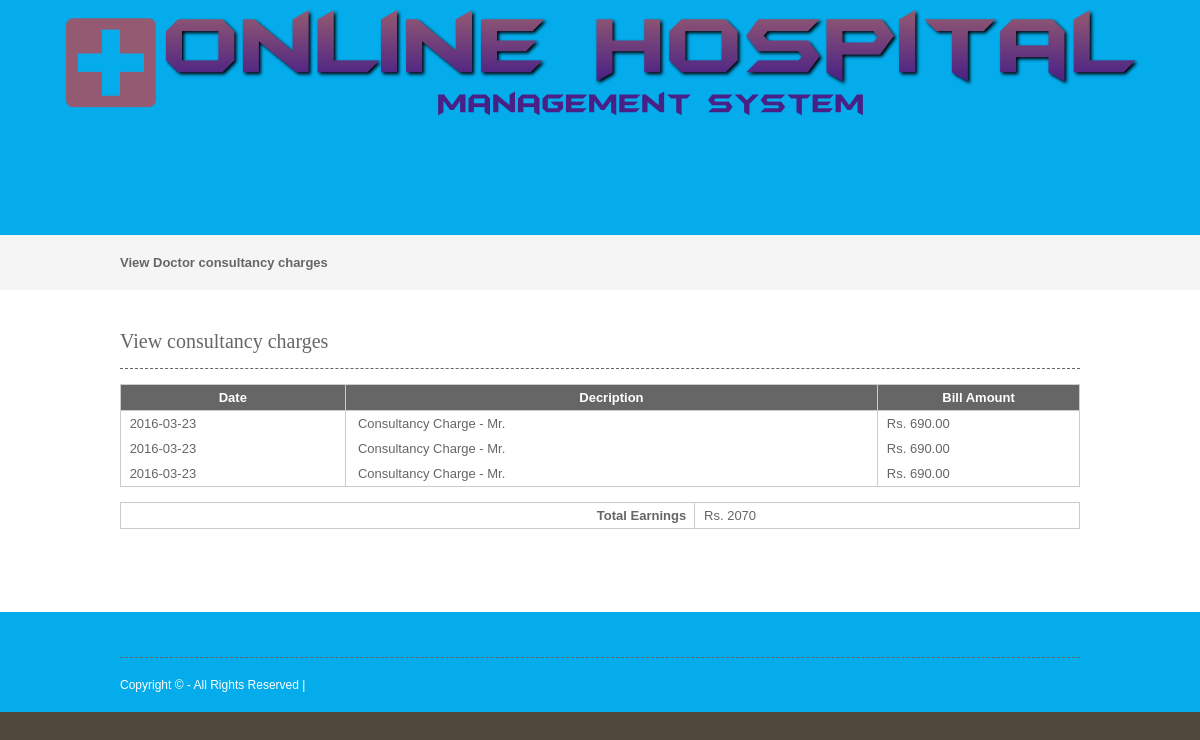
The page /php/viewdoctorconsultancycharge.php on the database its author committed.
### tables this page shows
CREATE TABLE IF NOT EXISTS `billing_records` (
  `billingservice_id` int(10) NOT NULL AUTO_INCREMENT,
  `billingid` int(10) NOT NULL,
  `bill_type_id` int(10) NOT NULL COMMENT 'id of service charge or treatment charge',
  `bill_type` varchar(250) NOT NULL,
  `bill_amount` float(10,2) NOT NULL,
  `bill_date` date NOT NULL,
  `status` varchar(10) NOT NULL,
  PRIMARY KEY (`billingservice_id`)
);

### php/viewdoctorconsultancycharge.php (the view, shortened to what this page needs)
<?php
include("headers.php");
include("dbconnection.php");
?>
<div class="wrapper col2">
  <div id="breadcrumb">
    <ul>
      <li class="first">View Doctor consultancy charges</li></ul>
  </div>
</div>
<div class="wrapper col4">
  <div id="container">
    <h1>View consultancy charges</h1>
    <form method="post" action="">
  	<table class="order-table">
      <thead>
       <tr>
          <th width="97" scope="col">Date</th>
          <th width="245" scope="col">Decription</th>
          <th width="86" scope="col">Bill Amount</th>
        </tr>
        </thead>
        <tbody>
         <?php
		$sql ="SELECT * FROM billing_records where bill_type='Consultancy Charge' AND bill_type_id='$_SESSION[doctorid]'";
		$qsql = mysqli_query($con,$sql);
		$billamt= 0;
		while($rs = mysqli_fetch_array($qsql))
		{
        echo "<tr>
          	<td>&nbsp;$rs[bill_date]</td>
		 	<td>&nbsp; $rs[bill_type]";
if($rs[bill_type] == "Consultancy Charge")
{
	$sqldoctor = "SELECT * FROM doctor WHERE doctorid='$rs[bill_type_id]'";
	$qsqldoctor = mysqli_query($con,$sqldoctor);
	$rsdoctor = mysqli_fetch_array($qsqldoctor);
		echo " - Mr.".$rsdoctor[doctorname];
}
	echo " </td><td>&nbsp;Rs. $rs[bill_amount]</td></tr>";
		$billamt = $billamt +  $rs[bill_amount];
		}
		?>
      </tbody>
    </table>
    <table width="557" border="3">
      <tbody>
		<tr>
		  <th scope="col"><div align="right">Total Earnings &nbsp; </div></th>
		  <td>&nbsp;Rs. <?php echo ($billamt + $taxamt)  - $rsbilling_records[discount] ; ?></td>
	    </tr>
      </tbody>
    </table>
    </form>
    <p>&nbsp;</p>
  </div>
</div>
<?php
include("footers.php");
?>

### layout/styles/layout.css (style rules this page uses)
html { overflow-y:scroll; }
body { margin:0; padding:0; font-size:13px; font-family:verdana, Arial, Helvetica, sans-serif; color:#FFFFFF; background-color:#4F473A; }
div.wrapper { display:block; width:100%; margin:0; text-align:left; }
.col2 { color:#666666; background-color:#F5F5F5; }
.col3, .col4 { color:#666666; background-color:#FFFFFF; }
#head, #gallery, #breadcrumb, #container, #footer { display:block; position:relative; width:960px; margin:0 auto; }
#breadcrumb { padding:20px 0; }
#breadcrumb ul { margin:0; padding:0; list-style:none; }
#breadcrumb ul li { display:inline; }
#breadcrumb ul li.first { font-weight:bold; }
#container { padding:40px 0; }
#container h1, #container h2, #container h3, #container h4, #container h5, #container h6 { margin:0 0 15px 0; padding:0 0 15px 0; line-height:normal; font-weight:normal; font-size:20px; font-family:Georgia, "Times New Roman", Times, serif; border-bottom:1px dashed #666666; }

### layout/styles/forms.css (style rules this page uses)
form, fieldset, legend { margin:0; padding:0; border:none; }

### layout/styles/tables.css (style rules this page uses)
table { width:100%; border-collapse:collapse; table-layout:auto; vertical-align:top; margin-bottom:15px; border:1px solid #CCCCCC; }
table thead th { color:#FFFFFF; background-color:#666666; border:1px solid #CCCCCC; border-collapse:collapse; text-align:center; table-layout:auto; vertical-align:middle; }
table tbody td { vertical-align:top; border-collapse:collapse; border-left:1px solid #CCCCCC; border-right:1px solid #CCCCCC; }
table thead th, table tbody td { padding:5px; border-collapse:collapse; }

### rows shown on the page
billing_records: bill_date "2016-03-23", bill_type "Consultancy Charge", bill_amount "690.00"
billing_records: bill_date "2016-03-23", bill_type "Consultancy Charge", bill_amount "690.00"
billing_records: bill_date "2016-03-23", bill_type "Consultancy Charge", bill_amount "690.00"
